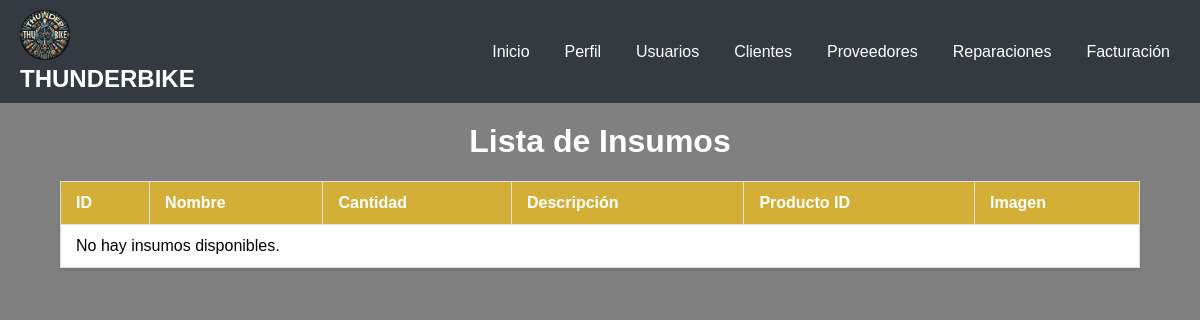
The page /insumos.php on the database as committed earlier.
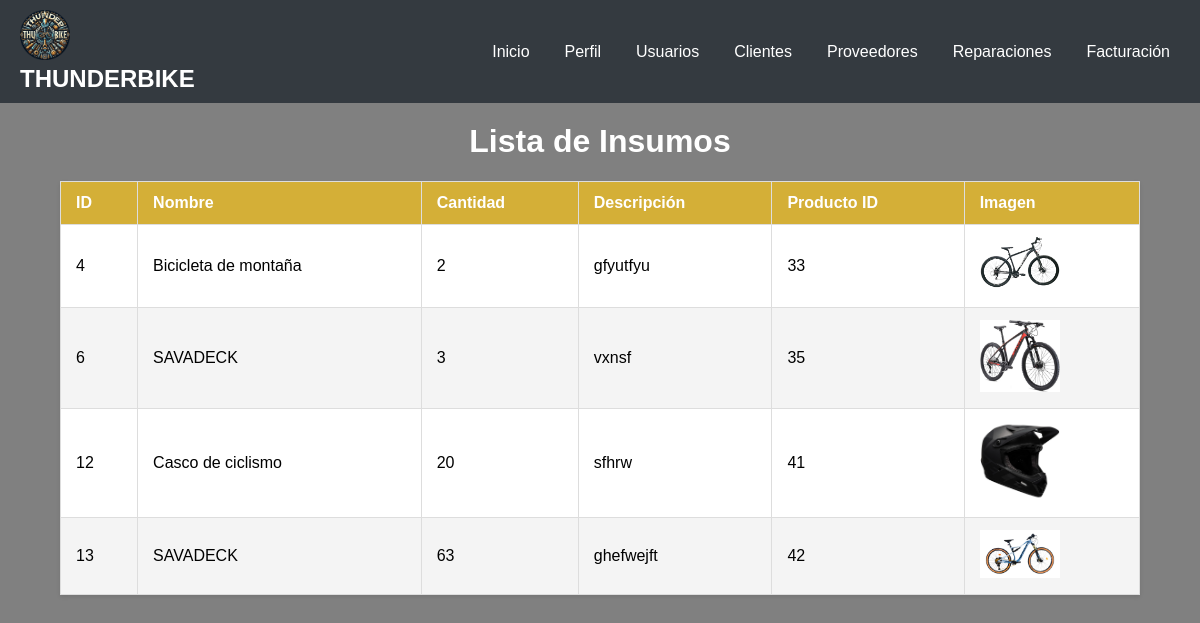
The same page on the database as committed later.
### tables this page shows
CREATE TABLE `insumos` (
  `id` int(11) NOT NULL,
  `nombre` varchar(100) NOT NULL,
  `cantidad` int(11) NOT NULL,
  `descripcion` text NOT NULL,
  `imagen` blob NOT NULL,
  `usuario_id` int(11) DEFAULT NULL,
  `producto_id` int(11) DEFAULT NULL
);

### insumos.php (the view, shortened to what this page needs)
<?php
$host = '127.0.0.1';
$dbname = 'thunderbike';
$username = 'root';
$password = '';
try {
    $pdo = new PDO("mysql:host=$host;dbname=$dbname;charset=utf8mb4", $username, $password);
    $pdo->setAttribute(PDO::ATTR_ERRMODE, PDO::ERRMODE_EXCEPTION);
    $sql = "SELECT * FROM insumos";
    $stmt = $pdo->prepare($sql);
    $stmt->execute();
    $insumos = $stmt->fetchAll(PDO::FETCH_ASSOC);
} catch (PDOException $e) {
    echo 'Error de conexión: ' . $e->getMessage();
}
?>
<!DOCTYPE html>
<html lang="es">
<head>
</head>
<body>
<nav>
    <div class="logo-titulo">
        <img src="img/thunderbikes.png" alt="ThunderBike">
        <h1>THUNDERBIKE</h1>
    </div>
    <ul class="navbar-nav">
        <li><a href="inicio.php">Inicio</a></li>
        <li><a href="perfil.php">Perfil</a></li>
        <li><a href="usuarios.php">Usuarios</a></li>
        <li><a href="clientes.php">Clientes</a></li>
        <li><a href="proveedores.php">Proveedores</a></li>
        <li><a href="reparaciones.php">Reparaciones</a></li>
        <li><a href="facturacion.php">Facturación</a></li>
    </ul>
</nav>
<h1>Lista de Insumos</h1>
<table>
    <thead>
        <tr>
            <th>ID</th>
            <th>Nombre</th>
            <th>Cantidad</th>
            <th>Descripción</th>
            <th>Producto ID</th>
            <th>Imagen</th>
        </tr>
    </thead>
    <tbody>
        <?php if (count($insumos) > 0): ?>
            <?php foreach ($insumos as $insumo): ?>
                <tr>
                    <td><?php echo htmlspecialchars($insumo['id']); ?></td>
                    <td><?php echo htmlspecialchars($insumo['nombre']); ?></td>
                    <td><?php echo htmlspecialchars($insumo['cantidad']); ?></td>
                    <td><?php echo htmlspecialchars($insumo['descripcion']); ?></td>
                    <td><?php echo htmlspecialchars($insumo['producto_id']); ?></td>
                    <td>
                        <?php if (!empty($insumo['imagen'])): ?>
                            <img src="uploads/<?php echo htmlspecialchars($insumo['imagen']); ?>" alt="Imagen del insumo">
                        <?php else: ?>
                            Sin imagen
                        <?php endif; ?>
                    </td>
                </tr>
            <?php endforeach; ?>
        <?php else: ?>
            <tr>
                <td colspan="6">No hay insumos disponibles.</td>
            </tr>
        <?php endif; ?>
    </tbody>
</table>
</body>
</html>

### insumos.php (style rules this page uses)
body { font-family: Arial, sans-serif; margin: 0; padding: 0; background-color: #808080; }
h1 { text-align: center; color: white; margin-top: 20px; }
nav { background-color: #343a40; color: white; padding: 10px 20px; display: flex; justify-content: space-between; align-items: center; }
nav .logo-titulo { display: flex; flex-direction: column; align-items: flex-start; }
nav img { width: 50px; height: 50px; }
nav h1 { font-size: 1.5rem; margin: 5px 0 0 0; color: white; }
.navbar-nav { list-style: none; padding: 0; margin: 0; display: flex; }
.navbar-nav li { margin-left: 15px; }
.navbar-nav a { color: white; text-decoration: none; font-size: 1rem; padding: 5px 10px; transition: background-color 0.3s; }
table { width: 90%; margin: 20px auto; border-collapse: collapse; background-color: white; box-shadow: 0 2px 4px rgba(0, 0, 0, 0.1); }
th, td { padding: 12px 15px; border: 1px solid #ddd; text-align: left; }
th { background-color: #d4af37; color: white; }
td img { max-width: 80px; height: auto; }
tbody tr:nth-child(even) { background-color: #f4f4f4; }

Rows that differ between the two databases and show on the page:
added insumos: id "4", nombre "Bicicleta de montaña", cantidad "2", descripcion "gfyutfyu", producto "33", imagen (picture)
added insumos: id "6", nombre "SAVADECK", cantidad "3", descripcion "vxnsf", producto "35", imagen (picture)
added insumos: id "12", nombre "Casco de ciclismo", cantidad "20", descripcion "sfhrw", producto "41", imagen (picture)
added insumos: id "13", nombre "SAVADECK", cantidad "63", descripcion "ghefwejft", producto "42", imagen (picture)
Other text that changed with them:
text no longer shown: "No hay insumos disponibles."
